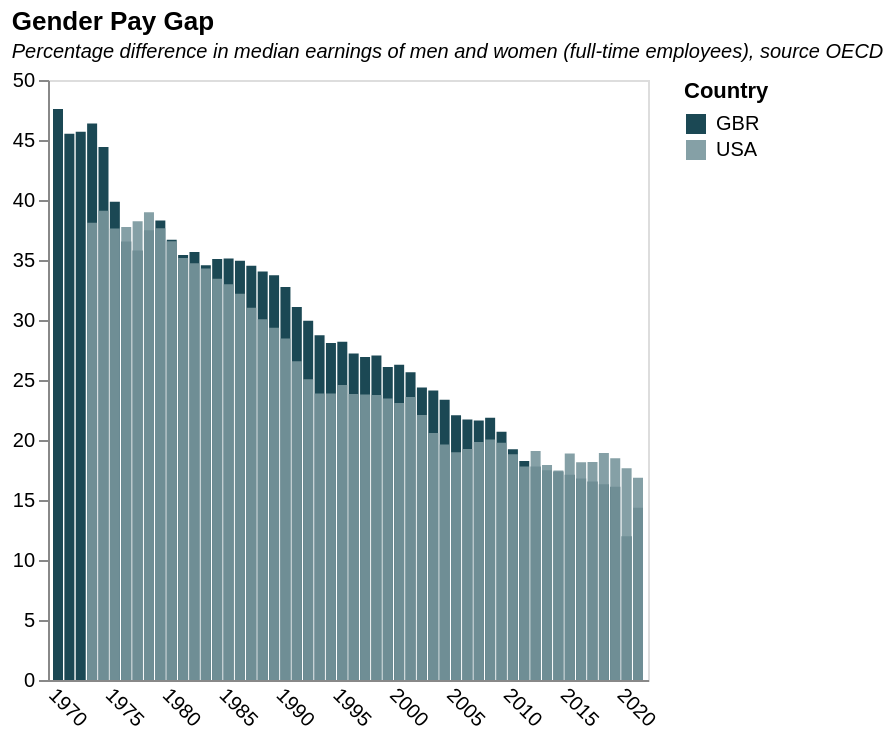

Describe this chart as a Vega-Lite specification.
### Vega-Lite specification from a JSON file in a GitHub repository (floating-point values rounded to 4 significant figures)
{"$schema": "https://vega.github.io/schema/vega-lite/v5.json", "description": "Gender pay gap", "title": {"text": "Gender Pay Gap", "subtitle": "Percentage difference in median earnings of men and women (full-time employees), source OECD", "subtitleFontStyle": "italic", "subtitleFontSize": 10, "anchor": "start", "color": "black"}, "width": 300, "height": 300, "data": {"values": [{"LOCATION": "GBR", "TIME": 1970, "Value": 47.58, "Year": "1970"}, {"LOCATION": "GBR", "TIME": 1971, "Value": 45.53, "Year": "1971"}, {"LOCATION": "GBR", "TIME": 1972, "Value": 45.68, "Year": "1972"}, {"LOCATION": "GBR", "TIME": 1973, "Value": 46.38, "Year": "1973"}, {"LOCATION": "GBR", "TIME": 1974, "Value": 44.42, "Year": "1974"}, {"LOCATION": "GBR", "TIME": 1975, "Value": 39.86, "Year": "1975"}, {"LOCATION": "GBR", "TIME": 1976, "Value": 36.55, "Year": "1976"}, {"LOCATION": "GBR", "TIME": 1977, "Value": 35.79, "Year": "1977"}, {"LOCATION": "GBR", "TIME": 1978, "Value": 37.47, "Year": "1978"}, {"LOCATION": "GBR", "TIME": 1979, "Value": 38.3, "Year": "1979"}, {"LOCATION": "GBR", "TIME": 1980, "Value": 36.69, "Year": "1980"}, {"LOCATION": "GBR", "TIME": 1981, "Value": 35.43, "Year": "1981"}, {"LOCATION": "GBR", "TIME": 1982, "Value": 35.66, "Year": "1982"}, {"LOCATION": "GBR", "TIME": 1983, "Value": 34.57, "Year": "1983"}, {"LOCATION": "GBR", "TIME": 1984, "Value": 35.08, "Year": "1984"}, {"LOCATION": "GBR", "TIME": 1985, "Value": 35.12, "Year": "1985"}, {"LOCATION": "GBR", "TIME": 1986, "Value": 34.94, "Year": "1986"}, {"LOCATION": "GBR", "TIME": 1987, "Value": 34.51, "Year": "1987"}, {"LOCATION": "GBR", "TIME": 1988, "Value": 34.05, "Year": "1988"}, {"LOCATION": "GBR", "TIME": 1989, "Value": 33.73, "Year": "1989"}, {"LOCATION": "GBR", "TIME": 1990, "Value": 32.74, "Year": "1990"}, {"LOCATION": "GBR", "TIME": 1991, "Value": 31.08, "Year": "1991"}, {"LOCATION": "GBR", "TIME": 1992, "Value": 29.95, "Year": "1992"}, {"LOCATION": "GBR", "TIME": 1993, "Value": 28.72, "Year": "1993"}, {"LOCATION": "GBR", "TIME": 1994, "Value": 28.08, "Year": "1994"}, {"LOCATION": "GBR", "TIME": 1995, "Value": 28.19, "Year": "1995"}, {"LOCATION": "GBR", "TIME": 1996, "Value": 27.22, "Year": "1996"}, {"LOCATION": "GBR", "TIME": 1997, "Value": 26.92, "Year": "1997"}, {"LOCATION": "GBR", "TIME": 1998, "Value": 27.04, "Year": "1998"}, {"LOCATION": "GBR", "TIME": 1999, "Value": 26.09, "Year": "1999"}, {"LOCATION": "GBR", "TIME": 2000, "Value": 26.28, "Year": "2000"}, {"LOCATION": "GBR", "TIME": 2001, "Value": 25.64, "Year": "2001"}, {"LOCATION": "GBR", "TIME": 2002, "Value": 24.38, "Year": "2002"}, {"LOCATION": "GBR", "TIME": 2003, "Value": 24.12, "Year": "2003"}, {"LOCATION": "GBR", "TIME": 2004, "Value": 23.36, "Year": "2004"}, {"LOCATION": "GBR", "TIME": 2005, "Value": 22.06, "Year": "2005"}, {"LOCATION": "GBR", "TIME": 2006, "Value": 21.72, "Year": "2006"}, {"LOCATION": "GBR", "TIME": 2007, "Value": 21.63, "Year": "2007"}, {"LOCATION": "GBR", "TIME": 2008, "Value": 21.86, "Year": "2008"}, {"LOCATION": "GBR", "TIME": 2009, "Value": 20.69, "Year": "2009"}, {"LOCATION": "GBR", "TIME": 2010, "Value": 19.23, "Year": "2010"}, {"LOCATION": "GBR", "TIME": 2011, "Value": 18.25, "Year": "2011"}, {"LOCATION": "GBR", "TIME": 2012, "Value": 17.78, "Year": "2012"}, {"LOCATION": "GBR", "TIME": 2013, "Value": 17.48, "Year": "2013"}, {"LOCATION": "GBR", "TIME": 2014, "Value": 17.38, "Year": "2014"}, {"LOCATION": "GBR", "TIME": 2015, "Value": 17.1, "Year": "2015"}, {"LOCATION": "GBR", "TIME": 2016, "Value": 16.8, "Year": "2016"}, {"LOCATION": "GBR", "TIME": 2017, "Value": 16.53, "Year": "2017"}, {"LOCATION": "GBR", "TIME": 2018, "Value": 16.31, "Year": "2018"}, {"LOCATION": "GBR", "TIME": 2019, "Value": 16.1, "Year": "2019"}, {"LOCATION": "GBR", "TIME": 2020, "Value": 11.98, "Year": "2020"}, {"LOCATION": "GBR", "TIME": 2021, "Value": 14.35, "Year": "2021"}, {"LOCATION": "USA", "TIME": 1973, "Value": 38.11, "Year": "1973"}, {"LOCATION": "USA", "TIME": 1974, "Value": 39.1, "Year": "1974"}, {"LOCATION": "USA", "TIME": 1975, "Value": 37.63, "Year": "1975"}, {"LOCATION": "USA", "TIME": 1976, "Value": 37.76, "Year": "1976"}, {"LOCATION": "USA", "TIME": 1977, "Value": 38.22, "Year": "1977"}, {"LOCATION": "USA", "TIME": 1978, "Value": 38.97, "Year": "1978"}, {"LOCATION": "USA", "TIME": 1979, "Value": 37.64, "Year": "1979"}, {"LOCATION": "USA", "TIME": 1980, "Value": 36.55, "Year": "1980"}, {"LOCATION": "USA", "TIME": 1981, "Value": 35.17, "Year": "1981"}, {"LOCATION": "USA", "TIME": 1982, "Value": 34.72, "Year": "1982"}, {"LOCATION": "USA", "TIME": 1983, "Value": 34.29, "Year": "1983"}, {"LOCATION": "USA", "TIME": 1984, "Value": 33.43, "Year": "1984"}, {"LOCATION": "USA", "TIME": 1985, "Value": 32.98, "Year": "1985"}, {"LOCATION": "USA", "TIME": 1986, "Value": 32.19, "Year": "1986"}, {"LOCATION": "USA", "TIME": 1987, "Value": 31.02, "Year": "1987"}, {"LOCATION": "USA", "TIME": 1988, "Value": 30.07, "Year": "1988"}, {"LOCATION": "USA", "TIME": 1989, "Value": 29.36, "Year": "1989"}, {"LOCATION": "USA", "TIME": 1990, "Value": 28.46, "Year": "1990"}, {"LOCATION": "USA", "TIME": 1991, "Value": 26.57, "Year": "1991"}, {"LOCATION": "USA", "TIME": 1992, "Value": 25.06, "Year": "1992"}, {"LOCATION": "USA", "TIME": 1993, "Value": 23.88, "Year": "1993"}, {"LOCATION": "USA", "TIME": 1994, "Value": 23.88, "Year": "1994"}, {"LOCATION": "USA", "TIME": 1995, "Value": 24.58, "Year": "1995"}, {"LOCATION": "USA", "TIME": 1996, "Value": 23.82, "Year": "1996"}, {"LOCATION": "USA", "TIME": 1997, "Value": 23.79, "Year": "1997"}, {"LOCATION": "USA", "TIME": 1998, "Value": 23.75, "Year": "1998"}, {"LOCATION": "USA", "TIME": 1999, "Value": 23.46, "Year": "1999"}, {"LOCATION": "USA", "TIME": 2000, "Value": 23.09, "Year": "2000"}, {"LOCATION": "USA", "TIME": 2001, "Value": 23.58, "Year": "2001"}, {"LOCATION": "USA", "TIME": 2002, "Value": 22.09, "Year": "2002"}, {"LOCATION": "USA", "TIME": 2003, "Value": 20.58, "Year": "2003"}, {"LOCATION": "USA", "TIME": 2004, "Value": 19.64, "Year": "2004"}, {"LOCATION": "USA", "TIME": 2005, "Value": 18.98, "Year": "2005"}, {"LOCATION": "USA", "TIME": 2006, "Value": 19.25, "Year": "2006"}, {"LOCATION": "USA", "TIME": 2007, "Value": 19.84, "Year": "2007"}, {"LOCATION": "USA", "TIME": 2008, "Value": 20.05, "Year": "2008"}, {"LOCATION": "USA", "TIME": 2009, "Value": 19.78, "Year": "2009"}, {"LOCATION": "USA", "TIME": 2010, "Value": 18.81, "Year": "2010"}, {"LOCATION": "USA", "TIME": 2011, "Value": 17.79, "Year": "2011"}, {"LOCATION": "USA", "TIME": 2012, "Value": 19.09, "Year": "2012"}, {"LOCATION": "USA", "TIME": 2013, "Value": 17.91, "Year": "2013"}, {"LOCATION": "USA", "TIME": 2014, "Value": 17.45, "Year": "2014"}, {"LOCATION": "USA", "TIME": 2015, "Value": 18.88, "Year": "2015"}, {"LOCATION": "USA", "TIME": 2016, "Value": 18.14, "Year": "2016"}, {"LOCATION": "USA", "TIME": 2017, "Value": 18.17, "Year": "2017"}, {"LOCATION": "USA", "TIME": 2018, "Value": 18.91, "Year": "2018"}, {"LOCATION": "USA", "TIME": 2019, "Value": 18.47, "Year": "2019"}, {"LOCATION": "USA", "TIME": 2020, "Value": 17.65, "Year": "2020"}, {"LOCATION": "USA", "TIME": 2021, "Value": 16.86, "Year": "2021"}]}, "mark": {"type": "bar"}, "encoding": {"x": {"field": "Year", "type": "temporal", "axis": {"title": null, "grid": false, "ticks": false, "labelAngle": 45}}, "y": {"field": "Value", "type": "quantitative", "title": "", "stack": null, "axis": {"grid": false}}, "xOffset": {"field": "LOCATION"}, "opacity": {"value": 0.9}, "color": {"field": "LOCATION", "type": "nominal", "title": "Country", "scale": {"range": ["#033542", "#78969d"]}}}}
